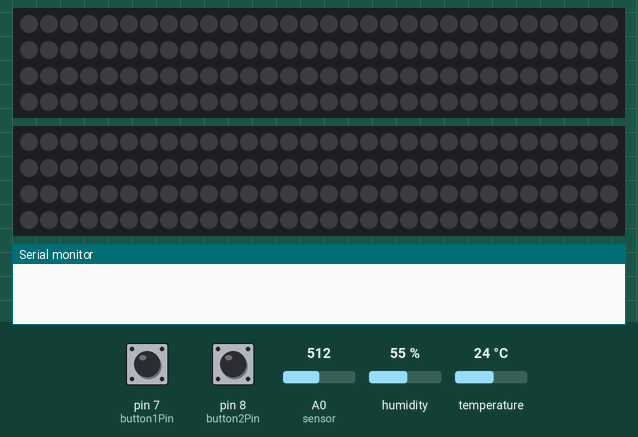
The sketch below on a simulated Arduino Uno, built with avr-gcc and run on an emulated ATmega328P. Parts: 2 × 120 RGB LEDs in strip order, left to right, continuing on the next row, the last lines printed to the serial monitor. The test bench sets the inputs (shaded band); at power-on: pin 7 (button1Pin) LOW, pin 8 (button2Pin) LOW, humidity 55 %, A0 (sensor) = 512, temperature 24 °C. Dim RGB values are drawn brighter than linear.

Above: at 1.2 s.
1.3 s: pin 7 (button1Pin) pulled HIGH for 0.15 s
At 2.2 s:
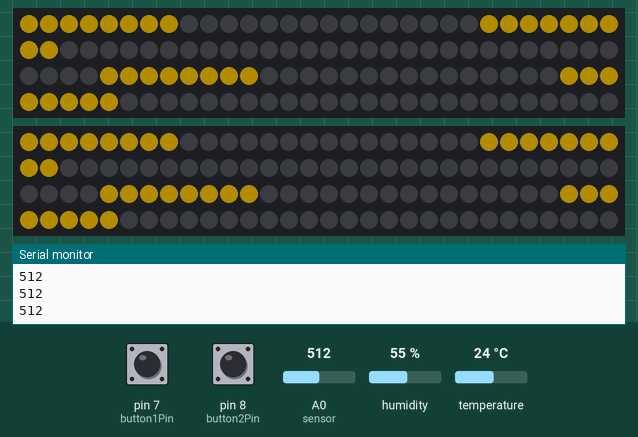
2.9 s: pin 8 (button2Pin) pulled HIGH for 0.15 s
At 3.6 s:
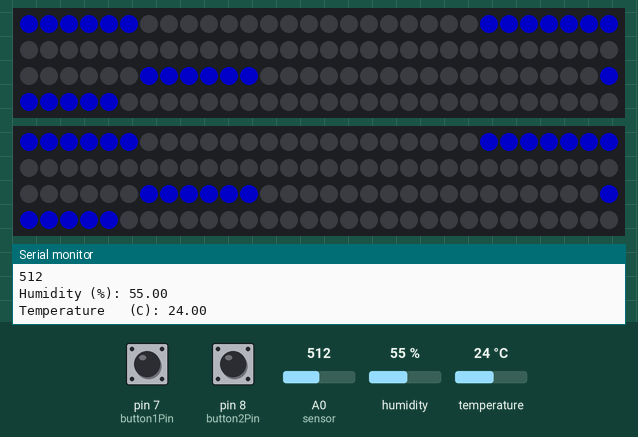
7.5 s: humidity set to 68 %
10.5 s: humidity set to 71 %
At 10.75 s:
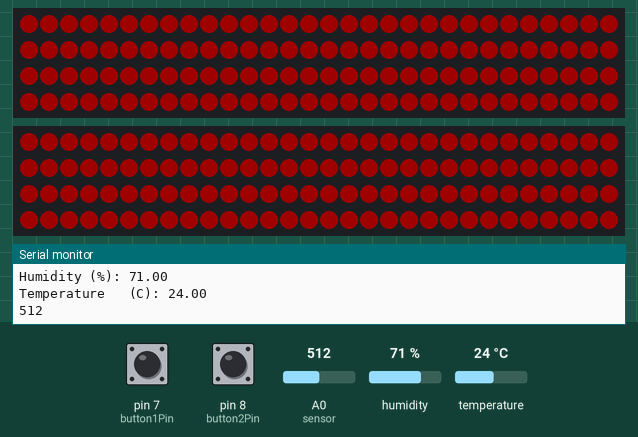
13.2 s: humidity set to 22 %
At 14.1 s:
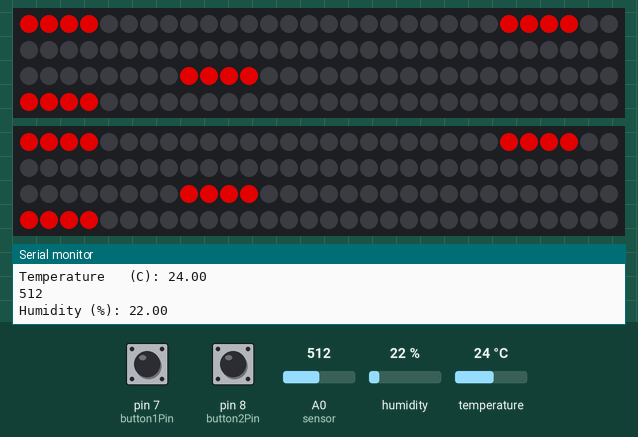
Timing chart, 0 to 15.9 s (numbered marks = the images above; inputs shaded):
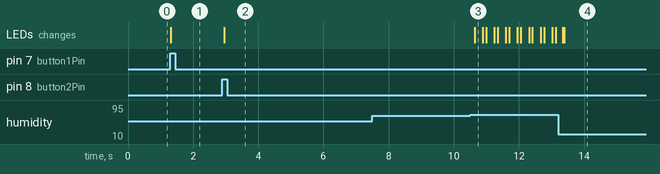

Measured:
- the behaviour switches between 69 and 70 % on humidity (found by bisection; images 2 and 3)
- after the input at 1.3 s, the LEDs: change at once (image 1)
- after the input at 2.9 s, the LEDs: change after 0.05 s (image 2)
- after the input at 10.5 s, the LEDs: change after 0.14 s (image 3)
- after the input at 13.2 s, the LEDs: first differ from a run without the input after 0.19 s (image 4)

The sketch:

cgp_codeNEW.ino
```cpp
#include <FastLED.h>
#include <dht11.h>
#define DHT11PIN 4
dht11 DHT11;

// #define LED_STRIP1_PIN 1
#define LED_STRIP2_PIN 2 //turns on long led strip
#define NUM_LEDS 120
#define sensor A0


int gasLevel = 0;
CRGB leds[NUM_LEDS];
const int button1Pin = 7;
const int button2Pin = 8;
int button1State = 0;
int button2State = 0;
bool airQuality;
bool humidity;


void setup() {
  Serial.begin(9600);
  pinMode(sensor, INPUT);
  pinMode(button1Pin, INPUT);
  pinMode(button2Pin, INPUT);
  FastLED.addLeds<WS2812B, LED_STRIP2_PIN, GRB>(leds, NUM_LEDS);
  FastLED.addLeds<WS2812B, LED_STRIP2_PIN, GRB>(leds, NUM_LEDS);
  FastLED.setMaxPowerInVoltsAndMilliamps(5, 500);
  FastLED.clear();
  FastLED.show();
}
void loop() {

  button1State = digitalRead(button1Pin);
  button2State = digitalRead(button2Pin);


  if (humidity) {
    showHumdity();
  }
  if (airQuality) {
    showCarbonDioxide();
  }


  if (button1State == HIGH) {
    //yellow button
    Serial.println("Carbon Doxide");
    humidity = false;
    airQuality = true;
  }

  if (button2State == HIGH) {
    //green button
    Serial.println("Humidity");
    humidity = true;
    airQuality = false;
  }

}

void showHumdity() {
    FastLED.clear();

  int chk = DHT11.read(DHT11PIN);
  Serial.print("Humidity (%): ");
  Serial.println((float)DHT11.humidity, 2);
  float humidityLevel = (float)DHT11.humidity;
  // float humidityLevel = 24;

  Serial.print("Temperature   (C): ");
  Serial.println((float)DHT11.temperature, 2);

  Serial.println(analogRead(0));


    if (humidityLevel < 25) {
     for (int i = 0; i < 4; i++){
      leds[i] = CRGB(255, 0, 0);
     }
     for (int j = 68; j < 72 ; j++){
            leds[j] = CRGB(255, 0, 0);
     }
       for (int k = 24; k < 28; k++){
      leds[k] = CRGB(255, 0, 0);
     }
     for (int l = 90; l < 94 ; l++){
            leds[l] = CRGB(255, 0, 0);
     }
    } else if (humidityLevel > 25 && humidityLevel < 70) {

     for (int i = 0; i < 6; i++){
      leds[i] = CRGB(0, 0, 128);
     }
     for (int j = 66; j < 72 ; j++){
            leds[j] = CRGB(0, 0, 128);
     }
       for (int k = 23; k < 30; k++){
      leds[k] = CRGB(0, 0, 128);
     }
     for (int l = 89; l < 95 ; l++){
            leds[l] = CRGB(0, 0, 128);
     }


    } else  {
        for (int i = 0; i < 120; i++){
      leds[i] = CRGB(255, 0, 0);
    }
    delay(100)  ;
  FastLED.show();
  delay(100);
  FastLED.clear();
  delay(100);
  FastLED.show();
    }
    // leds[i] = CRGB(44, 178, 210);
    // // leds[i] = CHSV(colorBlue, 87, 127);


  FastLED.show();

}


void showCarbonDioxide() {
    FastLED.clear();

  // gasLevel = analogRead(0);
    gasLevel = 260;
  Serial.println(analogRead(0));

    if (gasLevel < 90) {
   for (int i = 0; i < 4; i++){
      leds[i] = CRGB(128, 100, 0);
     }
     for (int j = 68; j < 72 ; j++){
            leds[j] = CRGB(128, 100, 0);
     }
       for (int k = 24; k < 28; k++){
      leds[k] = CRGB(128, 100, 0);
     }
     for (int l = 90; l < 94 ; l++){
            leds[l] = CRGB(128, 100, 0);
     }


    }else if (gasLevel > 100 && gasLevel < 250) {
      for (int i = 0; i < 6; i++){
      leds[i] = CRGB(128, 100,0);
     }
     for (int j = 66; j < 72 ; j++){
            leds[j] = CRGB(128, 100, 0);
     }
       for (int k = 23; k < 30; k++){
      leds[k] = CRGB(128, 100, 0);
     }
     for (int l = 89; l < 95 ; l++){
            leds[l] = CRGB(128, 100, 0);
     }

    } else if (gasLevel > 250 && gasLevel < 500) {
     for (int i = 0; i < 8; i++){
      leds[i] = CRGB(128, 100,0);
     }
     for (int j = 64; j < 72 ; j++){
            leds[j] = CRGB(128, 100, 0);
     }
       for (int k = 23; k < 32; k++){
      leds[k] = CRGB(128, 100, 0);
     }
     for (int l = 87; l < 95 ; l++){
            leds[l] = CRGB(128, 100, 0);
     }
    } else {
       for (int i = 0; i < 120; i++){
      leds[i] = CRGB(128, 100, 0);
    }
  delay(100)  ;
  FastLED.show();
  delay(100);
  FastLED.clear();
  delay(100);
  FastLED.show();
    // int colorPink= CRGB(155,50,50);
    // leds[i] = CHSV(colorPink, 87, 127);
    }
  FastLED.show();
}
```
